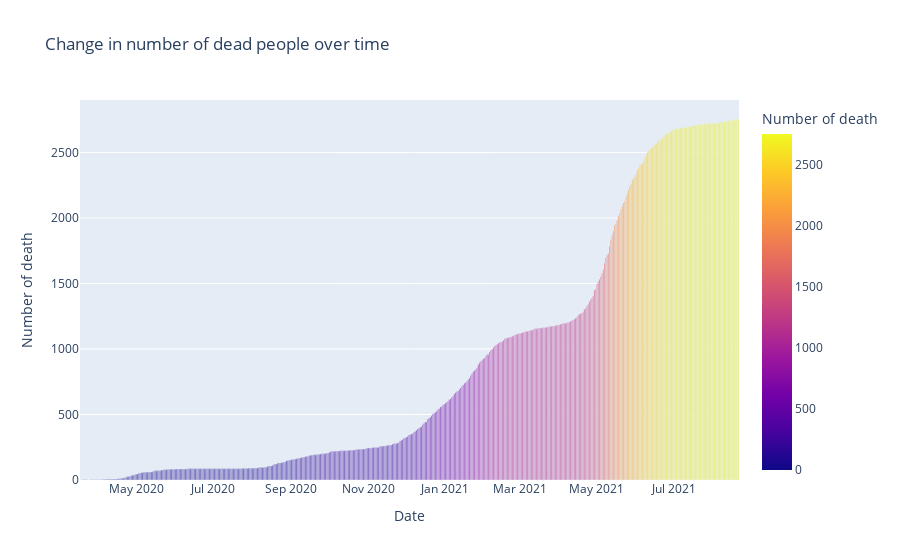

The notebook cell this image was saved under:
### Code cell
# draw bar chart for dead people

fig =px.bar (
    df_osaka,
    y='Death',
    color= 'Death',
    title ='Change in number of dead people over time',
    labels={'Death': 'Number of death'}
)
fig.show()

### Figure 1 — Plotly figure (JSON) as saved in the notebook; plotly's stock layout.template omitted (floating-point values rounded to 4 significant figures; data arrays with more than 128 entries replaced by an {"elided": "..."} marker saying what was removed)
{"data": [{"alignmentgroup": "True", "hovertemplate": "Date=%{x}<br>Number of death=%{marker.color}<extra></extra>", "legendgroup": "", "marker": {"color": {"elided": "522 int values"}, "coloraxis": "coloraxis", "pattern": {"shape": ""}}, "name": "", "offsetgroup": "", "orientation": "v", "showlegend": false, "textposition": "auto", "type": "bar", "x": {"elided": "522 str values"}, "xaxis": "x", "y": {"elided": "522 int values"}, "yaxis": "y"}], "layout": {"barmode": "relative", "coloraxis": {"colorbar": {"title": {"text": "Number of death"}}, "colorscale": [[0, "#0d0887"], [0.1111, "#46039f"], [0.2222, "#7201a8"], [0.3333, "#9c179e"], [0.4444, "#bd3786"], [0.5556, "#d8576b"], [0.6667, "#ed7953"], [0.7778, "#fb9f3a"], [0.8889, "#fdca26"], [1, "#f0f921"]]}, "legend": {"tracegroupgap": 0}, "title": {"text": "Change in number of dead people over time"}, "xaxis": {"anchor": "y", "domain": [0, 1], "title": {"text": "Date"}}, "yaxis": {"anchor": "x", "domain": [0, 1], "title": {"text": "Number of death"}}}}
